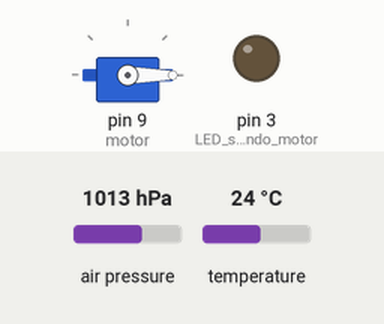
Bench run of a sketch on a simulated Arduino Uno, built with avr-gcc and run on an emulated ATmega328P. Parts: servo, output pins drawn as LEDs (lit = HIGH). The test bench sets the inputs (shaded band); at power-on: air pressure 1013 hPa, temperature 24 °C. Storage starts empty.

Above: at 1.2 s.
1.3 s: air pressure set to 1011 hPa
At 2.3 s:
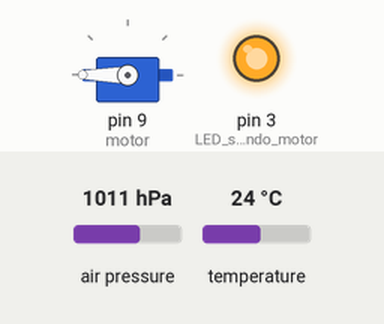
Timing chart, 0 to 4.3 s (numbered marks = the images above; inputs shaded):
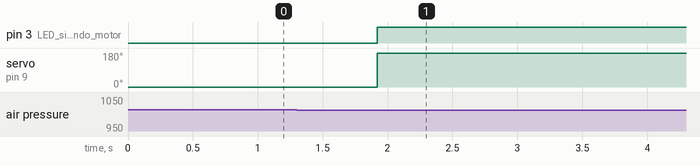

Measured:
- the behaviour switches between 1013 and 1012 hPa on air pressure (found by bisection; images 0 and 1)
- after the input at 1.3 s, pin 3 (LED_simulando_motor): LOW → HIGH after 0.62 s; servo on pin 9 (motor): 0° → 180° after 0.62 s

The sketch:

Escrita_BMP180_ATMega.ino
```cpp
// Any Arduino pins labeled:  SDA  SCL
// Uno, Redboard, Pro:        A4   A5

#include <SFE_BMP180.h>
#include <Wire.h>
#include <SPI.h>
#include <SD.h>
#include <Servo.h>

SFE_BMP180 pressure;

File myFile;

Servo motor;

unsigned int i = 0;
unsigned int t0 = 0;
unsigned int t = 500; // Tempo de acionamento do servo
//float alt[1000]; // Talvez não dê pra usar por questão de espaço
unsigned int temp = 0;
double baseline; // baseline pressure

// Função getPressure
double getPressure()
{
  char status;
  double T, P, p0, a;

  // You must first get a temperature measurement to perform a pressure reading.

  // Start a temperature measurement:

  status = pressure.startTemperature();
  if (status != 0)
  {
    // Wait for the measurement to complete:

    delay(status);

    // Retrieve the completed temperature measurement:
    // Note that the measurement is stored in the variable T.
    // Use '&T' to provide the address of T to the function.

    status = pressure.getTemperature(T);
    if (status != 0)
    {
      // Start a pressure measurement:
      // The parameter is the oversampling setting, from 0 to 3 (highest res, longest wait).

      status = pressure.startPressure(3);
      if (status != 0)
      {
        // Wait for the measurement to complete:
        delay(status);

        // Retrieve the completed pressure measurement:
        // Note that the measurement is stored in the variable P.
        // Use '&P' to provide the address of P.
        // Note also that the function requires the previous temperature measurement (T).
        // (If temperature is stable, you can do one temperature measurement for a number of pressure measurements.)

        status = pressure.getPressure(P,T);
        if (status != 0)
        {
          return(P);
        }
        else Serial.println("error retrieving pressure measurement\n");
      }
      else Serial.println("error starting pressure measurement\n");
    }
    else Serial.println("error retrieving temperature measurement\n");
  }
  else Serial.println("error starting temperature measurement\n");
}

void setup()
{
  pinMode(3, OUTPUT); // LED simulando motor

// Inicialização do servo motor
  motor.attach(9);  // Servo no pino 9
  motor.write(0); // Depende do grau que o motor vai começar

// Inicialização do cartão SD
  myFile = SD.open("ARQUIVO.txt", FILE_WRITE);

// Inicialização do BMP180
  if (pressure.begin())
    myFile.println("Inicialização do BMP180 concluída!");
  else
  {
    myFile.println("Falha na inicialização do BMP180\n\n");
    while(1);
  }

  // Define a pressão de base:
  baseline = getPressure();
}

void loop()
{
  double a, P;

  // Get a new pressure reading:
  P = getPressure();

  // Show the relative altitude difference between
  // the new reading and the baseline reading:

  a = pressure.altitude(P,baseline);
//  alt[i] = a;

  if(a > 5.0 && temp == 0)
  {
    temp = 1;
    t0 = millis();
  }

  if(millis() - t0 >= t && temp == 1)
  {
    motor.write(180); // Depende do grau que o motor vai ficar
    digitalWrite(3, HIGH);  // Acende o LED
  }

//  else if(alt[i] < alt[i-1] && alt[i-1] < alt[i-2] && temp == 0)  // NÃO SEI SE VAI DAR PRA
//  {                                                               // USAR PELO TAMANHO
//    motor.write(180); // Depende do grau que o motor vai ficar    // DE alt[i]
//  }

  if(myFile)
  {
    myFile.print("Dado ");
    myFile.print(i);
    myFile.print(": ");
    myFile.println(a);
    if(i == 1000)
    {
      myFile.close();
      while(1); // Pausa o código
    }
  }

  i = i + 1;

  delay(100);
}
```
